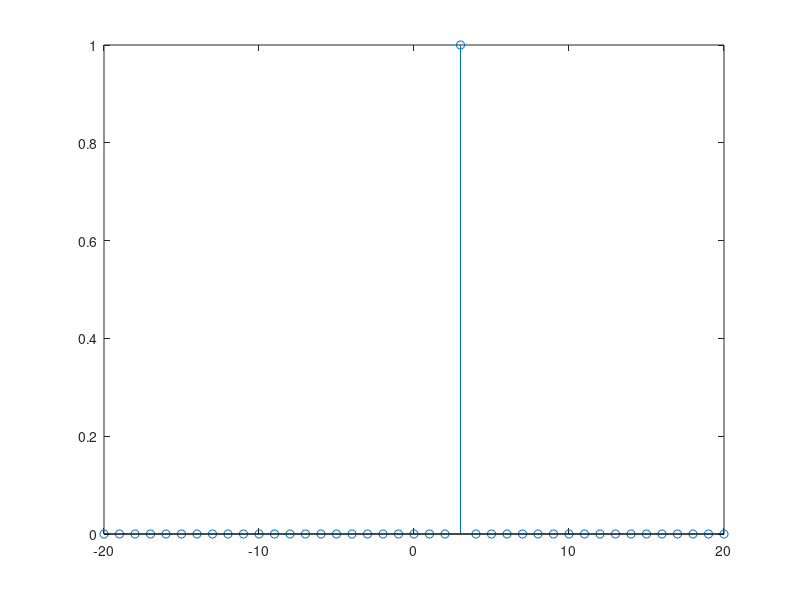
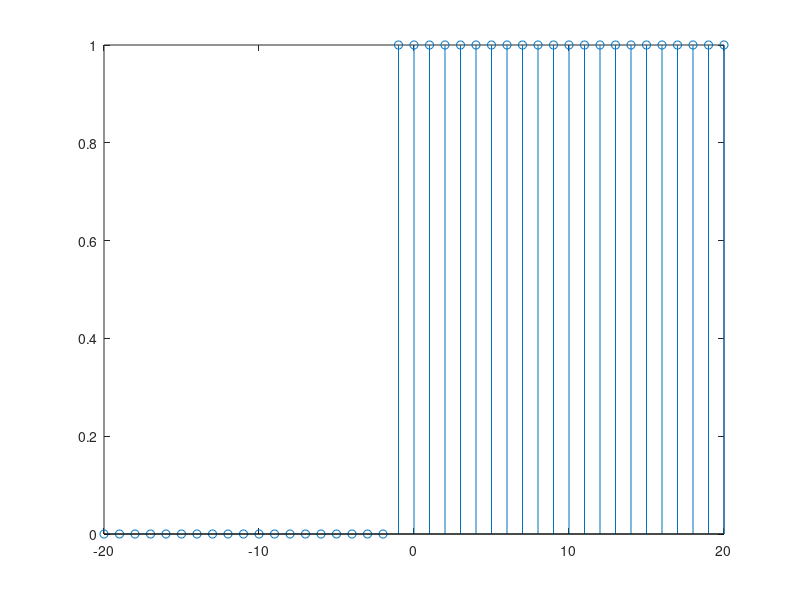
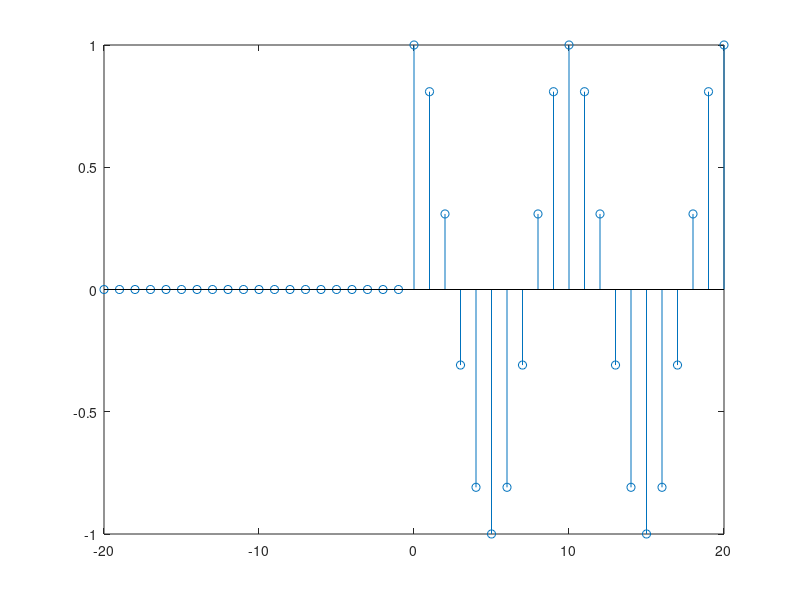
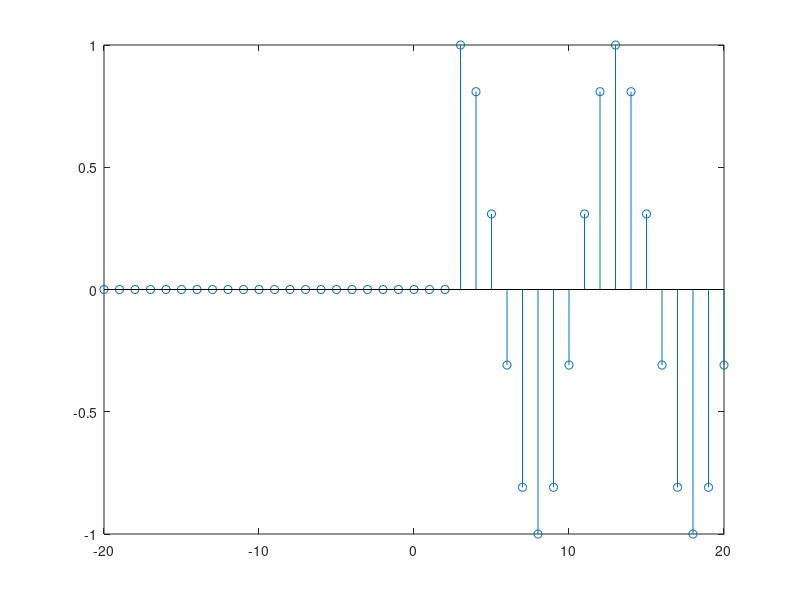

Here is the MATLAB script that generated these plots, in order:
n=-20:1:20;
y= @(n) (1.*(n>2) & (n < 4)); 
u1=@(n) ((1).*((n>=-1)&(n<=20)));
u=@(n) (1.0.*((n>=0)&(n<=20)));
x=@(n) cos ((pi.*n)/5).*u(n);
x1=@(n) x(n-3);
x2=@(n) x(n);
figure(1);
stem(n,y(n))
figure(2);
stem(n,u1(n)) 
figure(3);
stem(n,x(n))
figure(4);
stem(n,x1(n))
figure(5);
stem(n,x(-n))